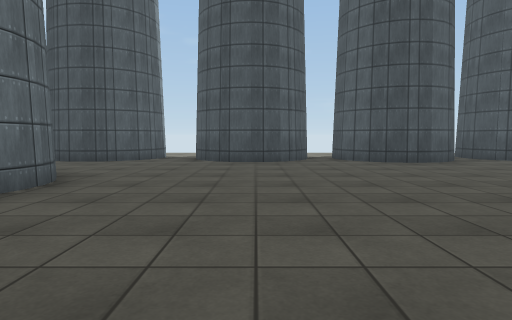
[1] (above)

24 first-person views from a walk through a scene from a Unity 3-D project. The camera is 1.2 m above the floor, tilts 4° down and sees 75° across. The floor is counted in squares, 2 m on a side. Each view is taken from the middle of a square. On the plan, view 1 faces up. The plan holds only what a view shows up to about 10 squares ahead; the rest is blank. The place goes on beyond the plan. Some animated figures are not drawn. Surface patterns are stand-ins for the level's own textures.

[2]
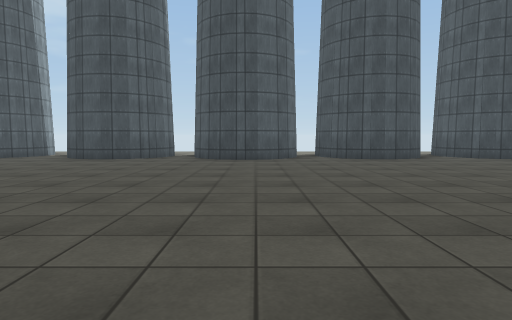

[3]
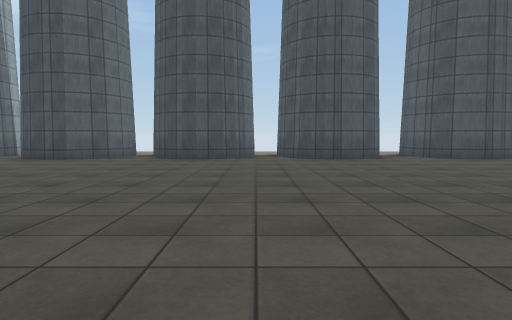

[4]
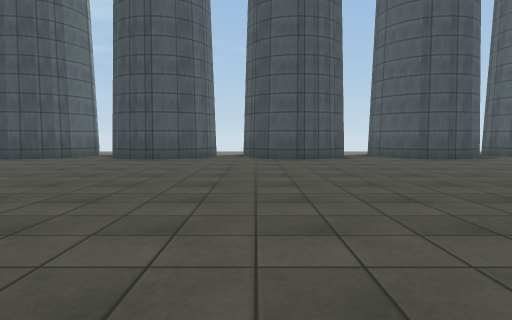

[5]
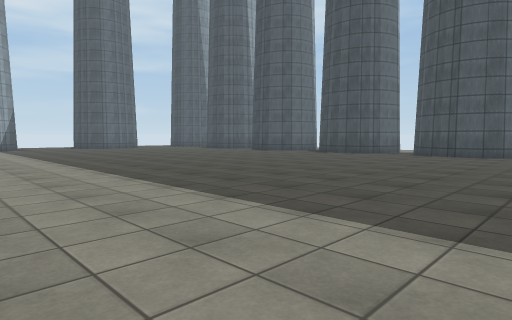

[6]
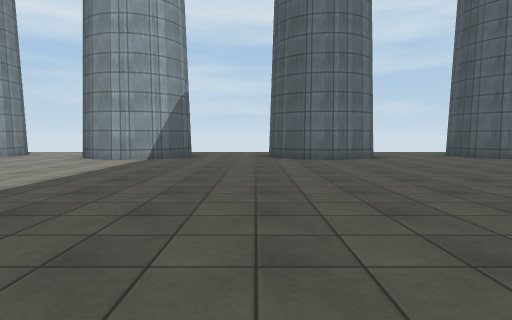

[7]
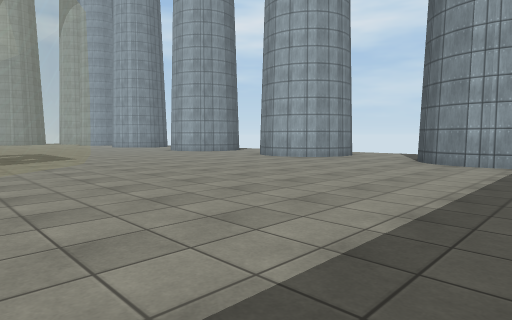

[8]
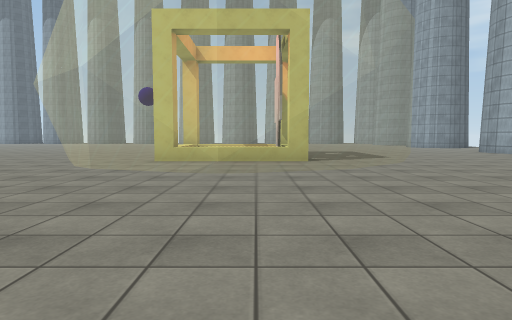

[9]
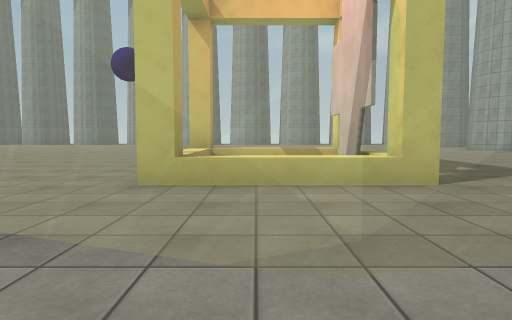

[10]
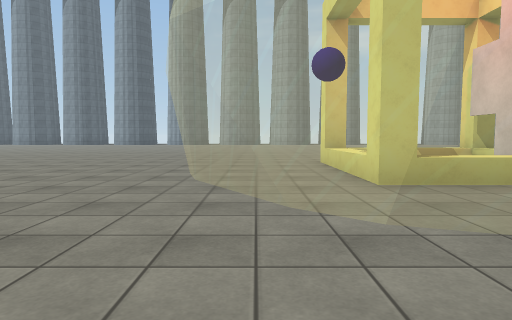

[11]
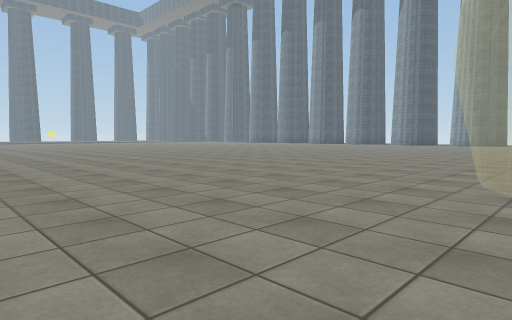

[12]
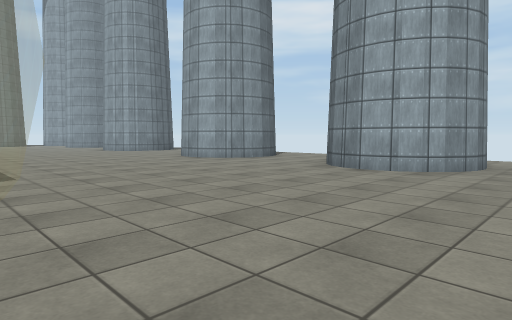

[13]
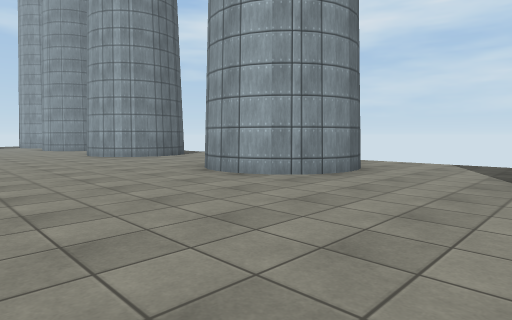

[14]
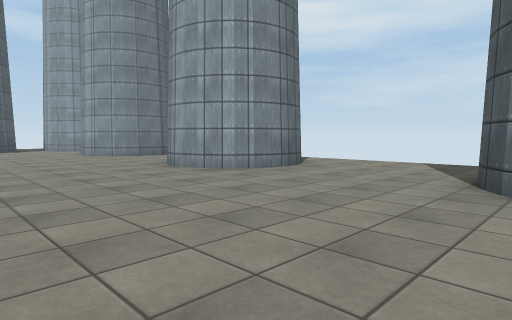

[15]
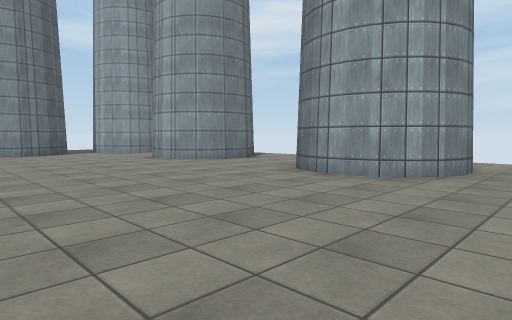

[16]
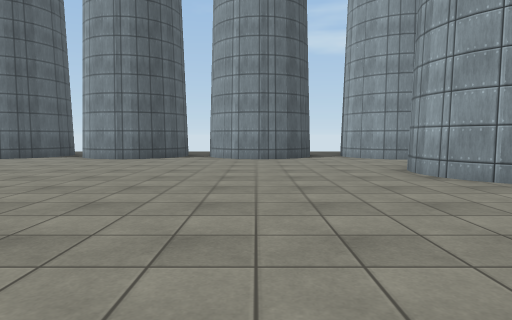

[17]
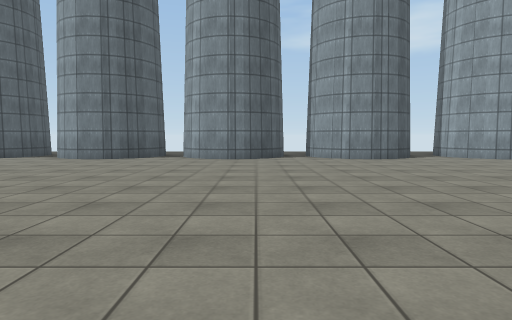

[18]
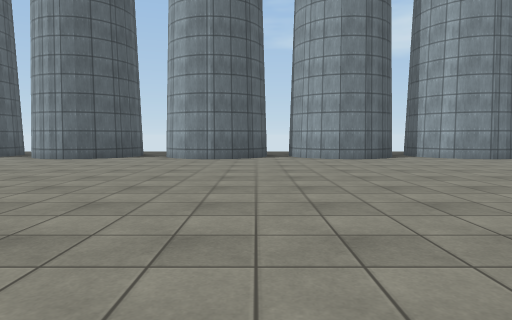

[19]
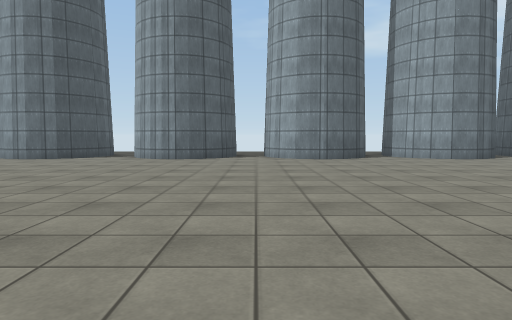

[20]
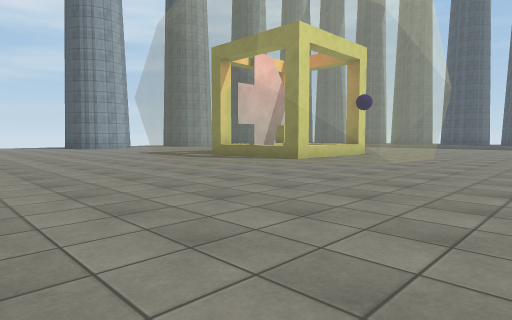

[21]
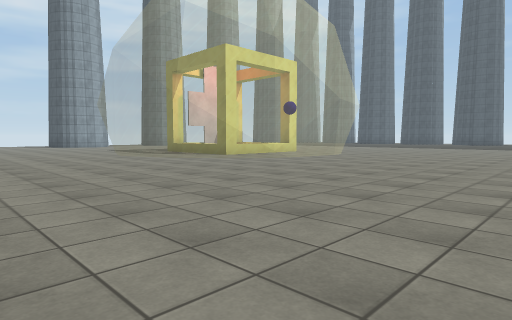

[22]
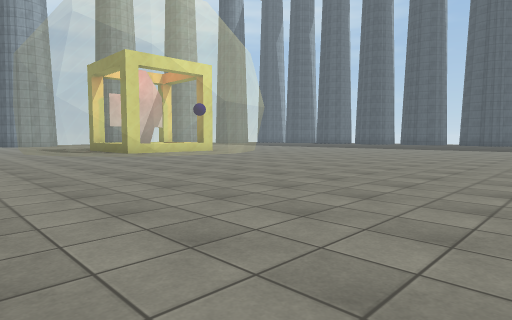

[23]
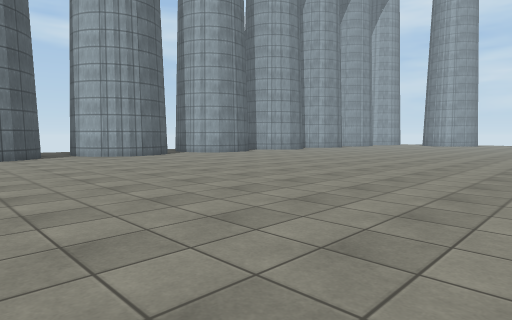

[24]
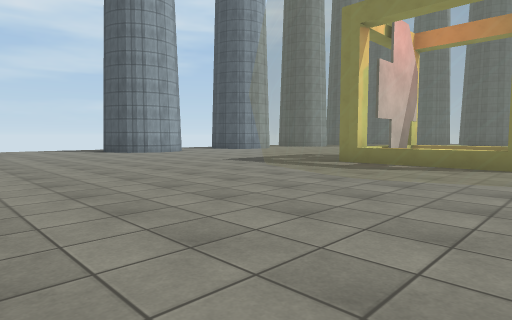

### Floor plan
Key: @ floor where view 1 was taken; # wall or solid block; x gap in a wall; . floor; = window, fence, low wall or low ledge; O other object.
Columns run from 6 left of view 1 to 20 right of it. Each row starts with its distance up from view 1.
 10    #.       #
  9  ###.###.##### x###.###.###
  8  ....##..##..##..##..##..##
  7   .........................
  6   ........................
  5   ##......................
  4   ##.....................
  3   ##....................
  2   ......................
  1   .....................
  0   ....@...............
 -1   ##.................
 -2   ##.................
 -3   #..................
 -4  ....................
 -5 ...........................
 -6 .###......======...........
 -7   ##.....========..........
 -8   #......========..........
 -9 ........===O==O===........
-10 ........===O==O===........
-11 .##.....===O==O===........
-12   ##.....=========........
-13   ##.....========..........
-14 ..........======...........
-15 ...........................
-16 ...........................
-17 ...........................
-18 .###.......................
-19    #...... ................
-20    #.......   .............
-21  ...........  .............
-22  ..........................
-23  .#.......................
-24  ###......................
-25    #......................
-26    .......................
-27   ........................
-28   #...#..##..##..##..##..#.
-29   ##.###.######x###.###.###

Where each view was taken, in squares from view 1:
view 1: 0 up, 0 right, facing up
view 2: 1 down, 4 right, facing up
view 3: 1 down, 9 right, facing up
view 4: 1 down, 14 right, facing up
view 5: 3 down, 14 right, facing up-left
view 6: 2 up, 6 right, facing left
view 7: 0 up, 5 right, facing down-left
view 8: 0 up, 6 right, facing down
view 9: 4 down, 7 right, facing down
view 10: 4 down, 10 right, facing down
view 11: 4 down, 10 right, facing down-right
view 12: 4 down, 3 right, facing down-left
view 13: 8 down, 1 right, facing down-left
view 14: 13 down, 1 right, facing down-left
view 15: 16 down, 2 right, facing down-left
view 16: 19 down, 0 right, facing down
view 17: 19 down, 3 right, facing down
view 18: 19 down, 10 right, facing down
view 19: 19 down, 13 right, facing down
view 20: 19 down, 14 right, facing up-left
view 21: 19 down, 17 right, facing up-left
view 22: 17 down, 20 right, facing up-left
view 23: 18 down, 20 right, facing down-left
view 24: 19 down, 9 right, facing up-left
